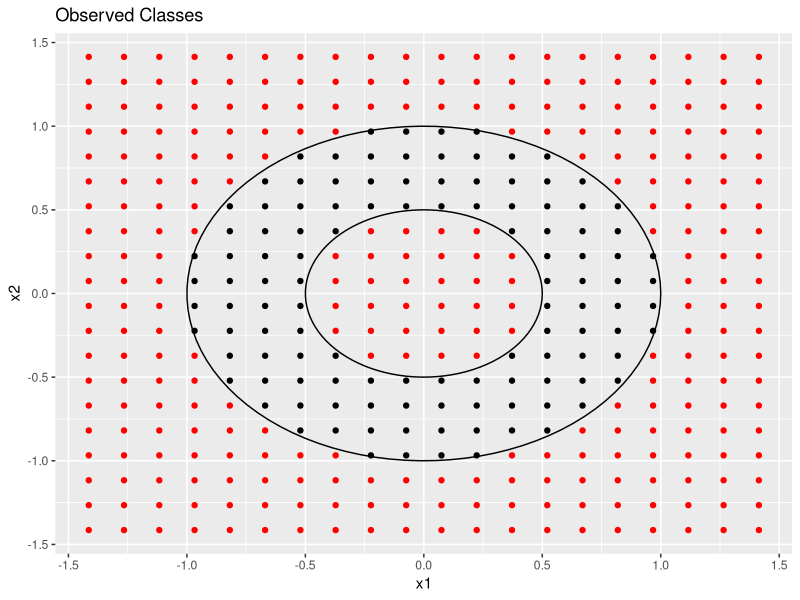
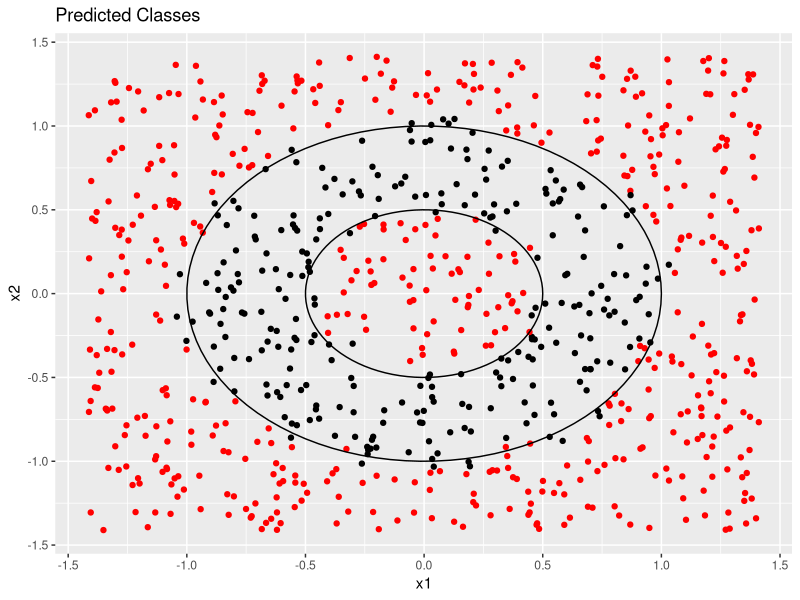
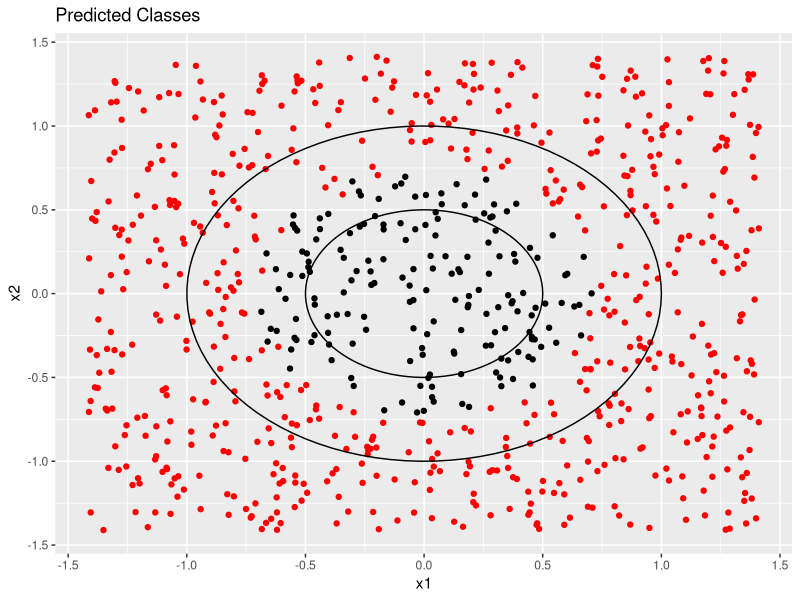
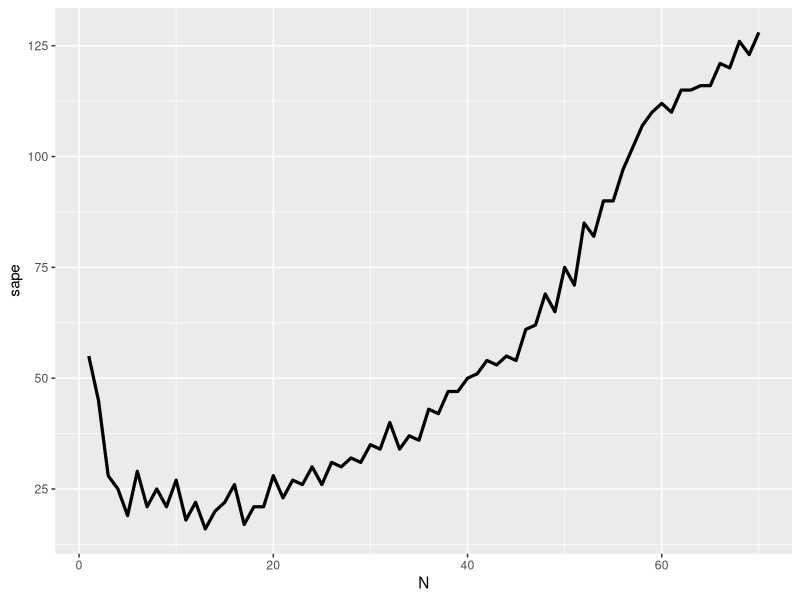
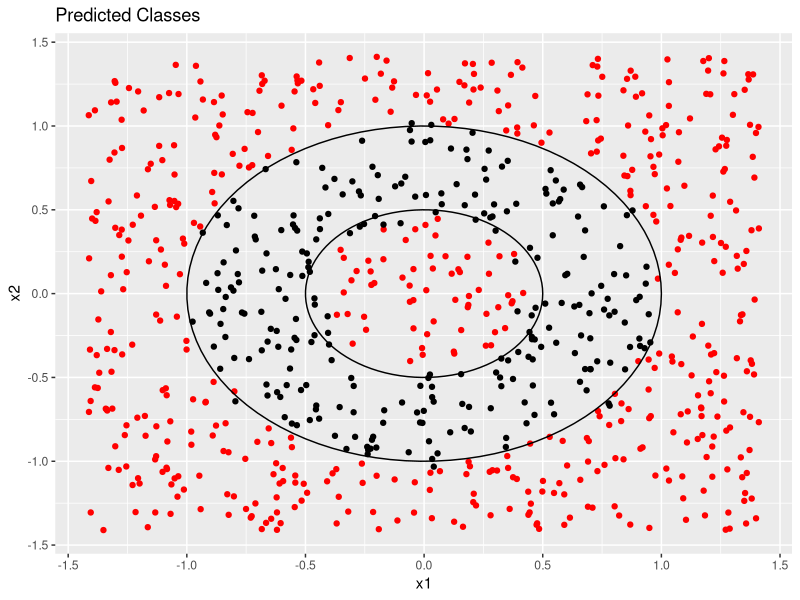

These charts were generated, in order, by the following R code:
## ---- chunk 1
knitr::opts_chunk$set(echo = TRUE)
## ---- chunk 2
library(ggplot2)
library(gridExtra)

set.seed(1234)
n <- 20^2
x1 <- seq(-sqrt(2), sqrt(2), length.out = sqrt(n))
x2 <- seq(-sqrt(2), sqrt(2), length.out = sqrt(n))
X <- as.matrix(expand.grid(x1, x2))
r2 <- X[,1]^2 + X[,2]^2
y <- as.integer(r2 < 1 & r2 > 1/4)
dat <- data.frame(x1 = X[,1], x2 = X[,2], y = y)

color <- numeric(n)
color[dat$y == 1] <- "black"
color[dat$y == 0] <- "red"

ggplot(dat, aes(x1, x2)) +
    geom_point(color = color) +
	ggtitle("Observed Classes")+
	annotate("path",
		x = cos(seq(0, 2*pi, length.out=100)),
		y = sin(seq(0, 2*pi, length.out=100))) +
	annotate("path",
		x = sqrt(1/4) * cos(seq(0, 2*pi, length.out=100)),
		y = sqrt(1/4) * sin(seq(0, 2*pi, length.out=100)))
## ---- chunk 3
nearest.neighbors <- function(y, X, X.new, N)
{
	stopifnot(ncol(X) == 2)
	stopifnot(ncol(X.new) == 2)
	n <- nrow(X)
	n.new <- nrow(X.new)
	y.hat <- integer(n.new)

	for (i in 1:n.new) {
		Z <- X - matrix(X.new[i,], n, 2, byrow = TRUE)
		D <- sqrt(rowSums(Z^2))
		idx.ordered <- order(D)
		y.hat[i] <- mean(y[idx.ordered[1:N]]) > 0.5
	}

	return(y.hat)
}
## ---- chunk 4
n.new <- 810
X.new <- cbind(
	runif(n.new, -sqrt(2), sqrt(2)),
	runif(n.new, -sqrt(2), sqrt(2))
)
## ---- chunk 5
y.hat <- nearest.neighbors(dat$y, X, X.new, N = 1)

color <- numeric(n.new)
color[y.hat == 1] <- "black"
color[y.hat == 0] <- "red"

dat.new <- data.frame(x1 = X.new[,1], x2 = X.new[,2], y.hat = y.hat)
ggplot(dat.new, aes(x1, x2)) +
    geom_point(color = color) +
	ggtitle("Predicted Classes") +
	annotate("path",
		x = cos(seq(0, 2*pi, length.out=100)),
		y = sin(seq(0, 2*pi, length.out=100))) +
	annotate("path",
		x = sqrt(1/4) * cos(seq(0, 2*pi, length.out=100)),
		y = sqrt(1/4) * sin(seq(0, 2*pi, length.out=100)))
## ---- chunk 6
y.hat <- nearest.neighbors(dat$y, X, X.new, N = 70)

color <- numeric(n.new)
color[y.hat == 1] <- "black"
color[y.hat == 0] <- "red"

dat.new <- data.frame(x1 = X.new[,1], x2 = X.new[,2], y.hat = y.hat)
ggplot(dat.new, aes(x1, x2)) +
    geom_point(color = color) +
	ggtitle("Predicted Classes") +
	annotate("path",
		x = cos(seq(0, 2*pi, length.out=100)),
		y = sin(seq(0, 2*pi, length.out=100))) +
	annotate("path",
		x = sqrt(1/4) * cos(seq(0, 2*pi, length.out=100)),
		y = sqrt(1/4) * sin(seq(0, 2*pi, length.out=100)))
## ---- chunk 7
set.seed(1234)
idx.train <- sample(1:n, size = ceiling(0.8*n))
idx.test <- setdiff(1:n, idx.train)
color <- ifelse(1:n %in% idx.train, "blue", "darkorange")

# Set up folds for cross-validation
K <- 10
fold.grp <- sample((1:n - 1) %% K + 1)
folds <- split(1:n, f = fold.grp)

N.levels <- 1:70
na <- rep(NA, length(N.levels))
tab <- data.frame(N = N.levels, sape = na)

for (idx1 in 1:length(N.levels)) {
	N <- N.levels[idx1]
	y.hat.cv <- rep(NA, n)
	for (k in 1:K) {
		idx.fold <- folds[[k]]
		idx.notfold <- as.integer(unlist(folds[-k]))
		y.hat.cv[idx.fold] <- nearest.neighbors(dat$y[idx.notfold], X[idx.notfold,],
			X[idx.fold,], N = N)
	}
	tab$sape[idx1] <- sum(abs(y - y.hat.cv))
}

ggplot(tab, aes(N, sape)) + geom_line(lwd = 1.1)

N.cv <- N.levels[which.min(tab$sape)]
cat("Cross-validation selected degree", N.cv, "\n")
## ---- chunk 8
y.hat <- nearest.neighbors(dat$y, X, X.new, N = N.cv)

color <- numeric(n.new)
color[y.hat == 1] <- "black"
color[y.hat == 0] <- "red"

dat.new <- data.frame(x1 = X.new[,1], x2 = X.new[,2], y.hat = y.hat)
ggplot(dat.new, aes(x1, x2)) +
    geom_point(color = color) +
	ggtitle("Predicted Classes") +
	annotate("path",
		x = cos(seq(0, 2*pi, length.out=100)),
		y = sin(seq(0, 2*pi, length.out=100))) +
	annotate("path",
		x = sqrt(1/4) * cos(seq(0, 2*pi, length.out=100)),
		y = sqrt(1/4) * sin(seq(0, 2*pi, length.out=100)))
